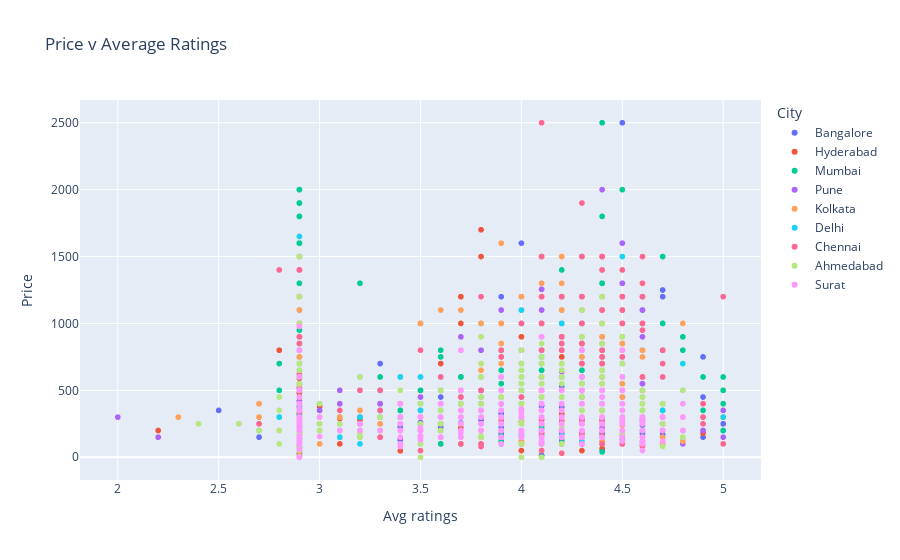

The code cell stored with this chart in its notebook:
### Code cell
fig2  = px.scatter(df, x = "Avg ratings", y = "Price", color = "City", title = "Price v Average Ratings")
fig2.show()

### Figure 1 — Plotly figure (JSON) as saved in the notebook; plotly's stock layout.template omitted (floating-point values rounded to 4 significant figures; data arrays with more than 128 entries replaced by an {"elided": "..."} marker saying what was removed)
{"data": [{"hovertemplate": "City=Bangalore<br>Avg ratings=%{x}<br>Price=%{y}<extra></extra>", "legendgroup": "Bangalore", "marker": {"color": "#636efa", "symbol": "circle"}, "mode": "markers", "name": "Bangalore", "showlegend": true, "type": "scattergl", "x": {"elided": "946 float values"}, "xaxis": "x", "y": {"elided": "946 int values"}, "yaxis": "y"}, {"hovertemplate": "City=Hyderabad<br>Avg ratings=%{x}<br>Price=%{y}<extra></extra>", "legendgroup": "Hyderabad", "marker": {"color": "#EF553B", "symbol": "circle"}, "mode": "markers", "name": "Hyderabad", "showlegend": true, "type": "scattergl", "x": {"elided": "1075 float values"}, "xaxis": "x", "y": {"elided": "1075 int values"}, "yaxis": "y"}, {"hovertemplate": "City=Mumbai<br>Avg ratings=%{x}<br>Price=%{y}<extra></extra>", "legendgroup": "Mumbai", "marker": {"color": "#00cc96", "symbol": "circle"}, "mode": "markers", "name": "Mumbai", "showlegend": true, "type": "scattergl", "x": {"elided": "1277 float values"}, "xaxis": "x", "y": {"elided": "1277 int values"}, "yaxis": "y"}, {"hovertemplate": "City=Pune<br>Avg ratings=%{x}<br>Price=%{y}<extra></extra>", "legendgroup": "Pune", "marker": {"color": "#ab63fa", "symbol": "circle"}, "mode": "markers", "name": "Pune", "showlegend": true, "type": "scattergl", "x": {"elided": "1090 float values"}, "xaxis": "x", "y": {"elided": "1090 int values"}, "yaxis": "y"}, {"hovertemplate": "City=Kolkata<br>Avg ratings=%{x}<br>Price=%{y}<extra></extra>", "legendgroup": "Kolkata", "marker": {"color": "#FFA15A", "symbol": "circle"}, "mode": "markers", "name": "Kolkata", "showlegend": true, "type": "scattergl", "x": {"elided": "1346 float values"}, "xaxis": "x", "y": {"elided": "1346 int values"}, "yaxis": "y"}, {"hovertemplate": "City=Delhi<br>Avg ratings=%{x}<br>Price=%{y}<extra></extra>", "legendgroup": "Delhi", "marker": {"color": "#19d3f3", "symbol": "circle"}, "mode": "markers", "name": "Delhi", "showlegend": true, "type": "scattergl", "x": {"elided": "611 float values"}, "xaxis": "x", "y": {"elided": "611 int values"}, "yaxis": "y"}, {"hovertemplate": "City=Chennai<br>Avg ratings=%{x}<br>Price=%{y}<extra></extra>", "legendgroup": "Chennai", "marker": {"color": "#FF6692", "symbol": "circle"}, "mode": "markers", "name": "Chennai", "showlegend": true, "type": "scattergl", "x": {"elided": "1106 float values"}, "xaxis": "x", "y": {"elided": "1106 int values"}, "yaxis": "y"}, {"hovertemplate": "City=Ahmedabad<br>Avg ratings=%{x}<br>Price=%{y}<extra></extra>", "legendgroup": "Ahmedabad", "marker": {"color": "#B6E880", "symbol": "circle"}, "mode": "markers", "name": "Ahmedabad", "showlegend": true, "type": "scattergl", "x": {"elided": "717 float values"}, "xaxis": "x", "y": {"elided": "717 int values"}, "yaxis": "y"}, {"hovertemplate": "City=Surat<br>Avg ratings=%{x}<br>Price=%{y}<extra></extra>", "legendgroup": "Surat", "marker": {"color": "#FF97FF", "symbol": "circle"}, "mode": "markers", "name": "Surat", "showlegend": true, "type": "scattergl", "x": {"elided": "512 float values"}, "xaxis": "x", "y": {"elided": "512 int values"}, "yaxis": "y"}], "layout": {"autosize": true, "legend": {"title": {"text": "City"}, "tracegroupgap": 0}, "title": {"text": "Price v Average Ratings"}, "xaxis": {"anchor": "y", "autorange": true, "domain": [0, 1], "range": [1.817, 5.183], "title": {"text": "Avg ratings"}, "type": "linear"}, "yaxis": {"anchor": "x", "autorange": true, "domain": [0, 1], "range": [-206.3, 2706.0], "title": {"text": "Price"}, "type": "linear"}}}
